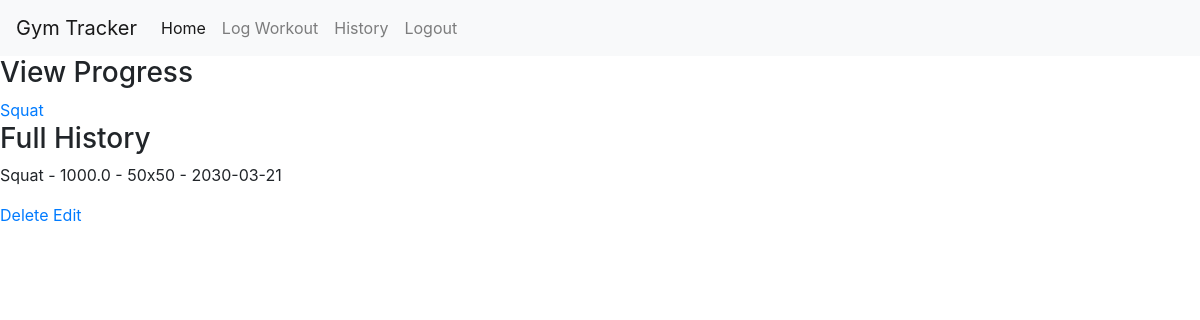
Screenshot of /history (signed in) with the database file from the repository.
### app/models.py (models this page shows, shortened)
class Workout(db.Model):
      id = db.Column(db.Integer, primary_key=True)
      user_id = db.Column(db.Integer, db.ForeignKey("users.id"))
      exercise_name = db.Column(db.String(100))
      weight = db.Column(db.Float)
      sets = db.Column(db.Integer)
      reps = db.Column(db.Integer)
      date = db.Column(db.Date)

### app/__init__.py (the view)
    @app.route("/history")
    @login_required
    def history():
        workouts = Workout.query.filter_by(user_id=current_user.id).all()
        unique_exercises = {workout.exercise_name for workout in workouts}
        return render_template("history.html", workouts=workouts, unique_exercises=unique_exercises)

### app/templates/history.html (shortened to what this page needs)
{% extends "base.html" %}
{% block content %}
<h3>View Progress</h3>
{% for exercise in unique_exercises %}
    <a href="{{ url_for('progress', exercise_name=exercise) }}">{{ exercise }}</a>
{% endfor %}
<br>
<h3>Full History</h3>
{% for workout in workouts %}
    <p>{{workout.exercise_name}} - {{workout.weight}} - {{workout.sets}}x{{workout.reps}} - {{workout.date}}</p>
    <a href="{{ url_for('delete_workout', workout_id=workout.id) }}">Delete</a>
    <a href="{{ url_for('edit_workout', workout_id=workout.id) }}">Edit</a>
{% endfor %}
{% endblock %}

### rows the page displays
Workout: exercise_name "Squat", weight "1000.0", sets "50", reps "50", date "2030-03-21"
